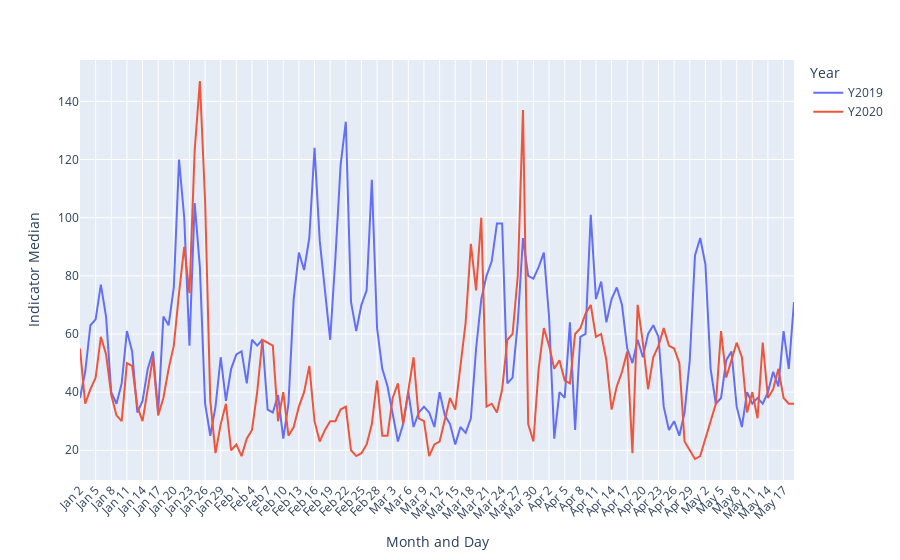

The code cell stored with this chart in its notebook:
### Markdown cell above
# Plot pm25 levels for 2019 and 2020 for Paris

### Code cell
figure = line_plot(data_grouped_days, 'pm25', 'Paris')
figure.show()

### Figure 1 — Plotly figure (JSON) as saved in the notebook; plotly's stock layout.template omitted (floating-point values rounded to 4 significant figures; data arrays with more than 128 entries replaced by an {"elided": "..."} marker saying what was removed)
{"data": [{"hovertemplate": "Year=Y2019<br>DayMonth=%{x}<br>median=%{y}<extra></extra>", "legendgroup": "Y2019", "line": {"color": "#636efa", "dash": "solid"}, "mode": "lines", "name": "Y2019", "orientation": "v", "showlegend": true, "type": "scatter", "x": {"elided": "138 str values"}, "xaxis": "x", "y": {"elided": "138 int values"}, "yaxis": "y"}, {"hovertemplate": "Year=Y2020<br>DayMonth=%{x}<br>median=%{y}<extra></extra>", "legendgroup": "Y2020", "line": {"color": "#EF553B", "dash": "solid"}, "mode": "lines", "name": "Y2020", "orientation": "v", "showlegend": true, "type": "scatter", "x": {"elided": "138 str values"}, "xaxis": "x", "y": {"elided": "138 int values"}, "yaxis": "y"}], "layout": {"legend": {"title": {"text": "Year"}, "tracegroupgap": 0}, "margin": {"t": 60}, "xaxis": {"anchor": "y", "domain": [0, 1], "tickangle": -45, "title": {"text": "Month and Day"}}, "yaxis": {"anchor": "x", "domain": [0, 1], "title": {"text": "Indicator Median"}}}}
